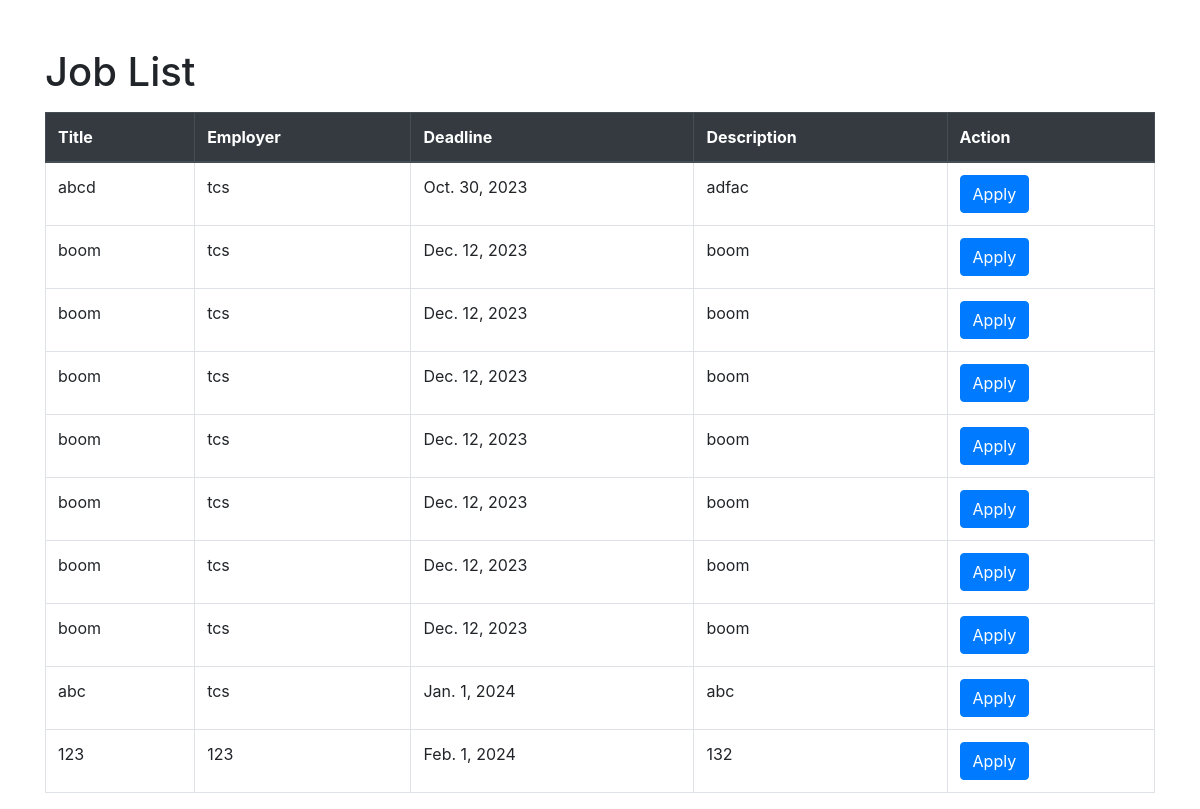
The page /student/jobs/ (signed in) on the database its author committed.
### job_management/models.py (models this page shows, shortened)
class Job(models.Model):
    employer = models.ForeignKey(EmployerProfile, on_delete=models.CASCADE)
    title = models.CharField(max_length=100)
    description = models.TextField()
    requirements = models.TextField()
    application_deadline = models.DateField()

### user_management/models.py (models this page shows, shortened)
class EmployerProfile(models.Model):
    user = models.OneToOneField(CustomUser, on_delete=models.CASCADE)
    company_name = models.CharField(max_length=100)
    industry = models.CharField(max_length=50)
    location = models.CharField(max_length=100)
    description = models.TextField()

### job_management/views.py (the view)
# urls.py: path('student/jobs/', views.student_job_list, name='student_job_list'),
@login_required(login_url='student_login')
def student_job_list(request):
    jobs = Job.objects.all()
    return render(request, 'student_job_list.html', {'jobs': jobs})

### user_management/custom_auth.py (called while the page is built)
    def get_user(self, user_id):
        User = get_user_model()
        try:
            return User.objects.get(pk=user_id)
        except User.DoesNotExist:
            return None

### job_management/templates/student_job_list.html (shortened to what this page needs)
<!DOCTYPE html>
<html>
<head>
    <link rel="stylesheet" href="https://maxcdn.bootstrapcdn.com/bootstrap/4.5.2/css/bootstrap.min.css">
</head>
<body>
    <div class="container">
        <h1 class="mt-5">Job List</h1>
        <table class="table table-bordered table-hover mt-3">
            <thead class="thead-dark">
                <tr>
                    <th>Title</th>
                    <th>Employer</th>
                    <th>Deadline</th>
                    <th>Description</th>
                    <th>Action</th>
                </tr>
            </thead>
            <tbody>
                {% for job in jobs %}
                    <tr>
                        <td>{{ job.title }}</td>
                        <td>{{ job.employer.company_name }}</td>
                        <td>{{ job.application_deadline }}</td>
                        <td>{{ job.description }}</td>
                        <td><a href="{% url 'apply_job' job.id %}" class="btn btn-primary">Apply</a></td>
                    </tr>
                {% endfor %}
            </tbody>
        </table>
    </div>
</body>
</html>

### rows shown on the page
Job: title "abcd", employer.company_name "tcs", application_deadline "Oct. 30, 2023", description "adfac"
Job: title "boom", employer.company_name "tcs", application_deadline "Dec. 12, 2023", description "boom"
Job: title "boom", employer.company_name "tcs", application_deadline "Dec. 12, 2023", description "boom"
Job: title "boom", employer.company_name "tcs", application_deadline "Dec. 12, 2023", description "boom"
Job: title "boom", employer.company_name "tcs", application_deadline "Dec. 12, 2023", description "boom"
Job: title "boom", employer.company_name "tcs", application_deadline "Dec. 12, 2023", description "boom"
Job: title "boom", employer.company_name "tcs", application_deadline "Dec. 12, 2023", description "boom"
Job: title "boom", employer.company_name "tcs", application_deadline "Dec. 12, 2023", description "boom"
Job: title "abc", employer.company_name "tcs", application_deadline "Jan. 1, 2024", description "abc"
Job: title "123", employer.company_name "123", application_deadline "Feb. 1, 2024", description "132"
